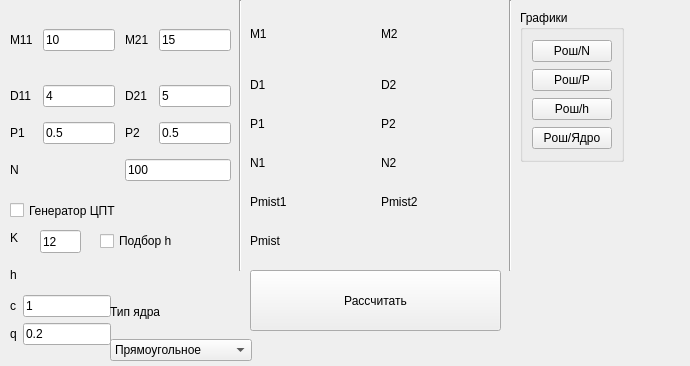
<?xml version="1.0" encoding="UTF-8"?>
<ui version="4.0">
 <class>Form</class>
 <widget class="QWidget" name="Form">
  <property name="geometry">
   <rect>
    <x>0</x>
    <y>0</y>
    <width>690</width>
    <height>366</height>
   </rect>
  </property>
  <property name="windowTitle">
   <string>Form</string>
  </property>
  <widget class="QWidget" name="gridLayoutWidget">
   <property name="geometry">
    <rect>
     <x>10</x>
     <y>10</y>
     <width>221</width>
     <height>171</height>
    </rect>
   </property>
   <layout class="QGridLayout" name="gridLayout">
    <property name="horizontalSpacing">
     <number>10</number>
    </property>
    <property name="verticalSpacing">
     <number>15</number>
    </property>
    <item row="0" column="0" rowspan="2">
     <widget class="QLabel" name="label">
      <property name="text">
       <string>M11</string>
      </property>
     </widget>
    </item>
    <item row="3" column="2">
     <widget class="QLabel" name="label_10">
      <property name="text">
       <string>P2</string>
      </property>
     </widget>
    </item>
    <item row="2" column="2">
     <widget class="QLabel" name="label_6">
      <property name="text">
       <string>D21</string>
      </property>
     </widget>
    </item>
    <item row="2" column="0">
     <widget class="QLabel" name="label_3">
      <property name="text">
       <string>D11</string>
      </property>
     </widget>
    </item>
    <item row="0" column="2" rowspan="2">
     <widget class="QLabel" name="label_4">
      <property name="text">
       <string>M21</string>
      </property>
     </widget>
    </item>
    <item row="4" column="2" colspan="2">
     <widget class="QLineEdit" name="n">
      <property name="text">
       <string>100</string>
      </property>
     </widget>
    </item>
    <item row="2" column="1">
     <widget class="QLineEdit" name="d11">
      <property name="text">
       <string>4</string>
      </property>
     </widget>
    </item>
    <item row="3" column="1">
     <widget class="QLineEdit" name="p1">
      <property name="text">
       <string>0.5</string>
      </property>
     </widget>
    </item>
    <item row="3" column="0">
     <widget class="QLabel" name="label_9">
      <property name="text">
       <string>P1</string>
      </property>
     </widget>
    </item>
    <item row="4" column="0" colspan="2">
     <widget class="QLabel" name="label_11">
      <property name="text">
       <string>N</string>
      </property>
     </widget>
    </item>
    <item row="2" column="3">
     <widget class="QLineEdit" name="d21">
      <property name="text">
       <string>5</string>
      </property>
     </widget>
    </item>
    <item row="3" column="3">
     <widget class="QLineEdit" name="p2">
      <property name="text">
       <string>0.5</string>
      </property>
     </widget>
    </item>
    <item row="0" column="3" rowspan="2">
     <widget class="QLineEdit" name="m21">
      <property name="text">
       <string>15</string>
      </property>
     </widget>
    </item>
    <item row="0" column="1" rowspan="2">
     <widget class="QLineEdit" name="m11">
      <property name="inputMethodHints">
       <set>Qt::ImhNone</set>
      </property>
      <property name="text">
       <string>10</string>
      </property>
      <property name="placeholderText">
       <string/>
      </property>
     </widget>
    </item>
   </layout>
  </widget>
  <widget class="QGroupBox" name="groupBox">
   <property name="geometry">
    <rect>
     <x>520</x>
     <y>10</y>
     <width>104</width>
     <height>152</height>
    </rect>
   </property>
   <property name="title">
    <string>Графики</string>
   </property>
   <layout class="QVBoxLayout" name="verticalLayout">
    <item>
     <widget class="QPushButton" name="graph_pmist_n_btn">
      <property name="text">
       <string>Pош/N</string>
      </property>
     </widget>
    </item>
    <item>
     <widget class="QPushButton" name="graph_pmist_prior_btn">
      <property name="text">
       <string>Pош/P</string>
      </property>
     </widget>
    </item>
    <item>
     <widget class="QPushButton" name="graph_pmist_m_btn">
      <property name="text">
       <string>Pош/h</string>
      </property>
     </widget>
    </item>
    <item>
     <widget class="QPushButton" name="graph_pmist_d_btn">
      <property name="text">
       <string>Pош/Ядро</string>
      </property>
     </widget>
    </item>
   </layout>
  </widget>
  <widget class="QCheckBox" name="isUseCLT">
   <property name="enabled">
    <bool>true</bool>
   </property>
   <property name="geometry">
    <rect>
     <x>10</x>
     <y>200</y>
     <width>141</width>
     <height>21</height>
    </rect>
   </property>
   <property name="text">
    <string>Генератор ЦПТ</string>
   </property>
  </widget>
  <widget class="QWidget" name="gridLayoutWidget_2">
   <property name="geometry">
    <rect>
     <x>250</x>
     <y>10</y>
     <width>251</width>
     <height>243</height>
    </rect>
   </property>
   <layout class="QGridLayout" name="gridLayout_2">
    <property name="horizontalSpacing">
     <number>10</number>
    </property>
    <property name="verticalSpacing">
     <number>15</number>
    </property>
    <item row="3" column="3">
     <widget class="QLabel" name="p2_ev">
      <property name="text">
       <string/>
      </property>
     </widget>
    </item>
    <item row="5" column="0">
     <widget class="QLabel" name="label_37">
      <property name="text">
       <string>Pmist1</string>
      </property>
     </widget>
    </item>
    <item row="5" column="1">
     <widget class="QLabel" name="p_mist1">
      <property name="text">
       <string/>
      </property>
     </widget>
    </item>
    <item row="5" column="3">
     <widget class="QLabel" name="p_mist2">
      <property name="text">
       <string/>
      </property>
     </widget>
    </item>
    <item row="2" column="2">
     <widget class="QLabel" name="label_15">
      <property name="text">
       <string>D2</string>
      </property>
     </widget>
    </item>
    <item row="4" column="2">
     <widget class="QLabel" name="label_35">
      <property name="text">
       <string>N2</string>
      </property>
     </widget>
    </item>
    <item row="3" column="0">
     <widget class="QLabel" name="label_21">
      <property name="text">
       <string>P1</string>
      </property>
     </widget>
    </item>
    <item row="2" column="0">
     <widget class="QLabel" name="label_13">
      <property name="text">
       <string>D1</string>
      </property>
     </widget>
    </item>
    <item row="0" column="2" rowspan="2">
     <widget class="QLabel" name="label_20">
      <property name="text">
       <string>M2</string>
      </property>
     </widget>
    </item>
    <item row="0" column="1" rowspan="2">
     <widget class="QLabel" name="m11_ev">
      <property name="text">
       <string/>
      </property>
     </widget>
    </item>
    <item row="0" column="0" rowspan="2">
     <widget class="QLabel" name="label_16">
      <property name="text">
       <string>M1</string>
      </property>
     </widget>
    </item>
    <item row="0" column="3" rowspan="2">
     <widget class="QLabel" name="m21_ev">
      <property name="text">
       <string/>
      </property>
     </widget>
    </item>
    <item row="5" column="2">
     <widget class="QLabel" name="label_39">
      <property name="text">
       <string>Pmist2</string>
      </property>
     </widget>
    </item>
    <item row="2" column="1">
     <widget class="QLabel" name="d11_ev">
      <property name="text">
       <string/>
      </property>
     </widget>
    </item>
    <item row="2" column="3">
     <widget class="QLabel" name="d21_ev">
      <property name="text">
       <string/>
      </property>
     </widget>
    </item>
    <item row="3" column="1">
     <widget class="QLabel" name="p1_ev">
      <property name="text">
       <string/>
      </property>
     </widget>
    </item>
    <item row="4" column="3">
     <widget class="QLabel" name="n2_res">
      <property name="text">
       <string/>
      </property>
     </widget>
    </item>
    <item row="4" column="0">
     <widget class="QLabel" name="label_22">
      <property name="text">
       <string>N1</string>
      </property>
     </widget>
    </item>
    <item row="6" column="2" colspan="2">
     <widget class="QLabel" name="p_mist">
      <property name="text">
       <string/>
      </property>
     </widget>
    </item>
    <item row="3" column="2">
     <widget class="QLabel" name="label_12">
      <property name="text">
       <string>P2</string>
      </property>
     </widget>
    </item>
    <item row="6" column="0" colspan="2">
     <widget class="QLabel" name="label_41">
      <property name="text">
       <string>Pmist</string>
      </property>
     </widget>
    </item>
    <item row="4" column="1">
     <widget class="QLabel" name="n1_res">
      <property name="text">
       <string/>
      </property>
     </widget>
    </item>
   </layout>
  </widget>
  <widget class="QLabel" name="label_23">
   <property name="geometry">
    <rect>
     <x>10</x>
     <y>230</y>
     <width>21</width>
     <height>16</height>
    </rect>
   </property>
   <property name="text">
    <string>K</string>
   </property>
  </widget>
  <widget class="QPushButton" name="pushButton">
   <property name="geometry">
    <rect>
     <x>250</x>
     <y>270</y>
     <width>251</width>
     <height>61</height>
    </rect>
   </property>
   <property name="text">
    <string>Рассчитать</string>
   </property>
  </widget>
  <widget class="QLineEdit" name="k">
   <property name="enabled">
    <bool>true</bool>
   </property>
   <property name="geometry">
    <rect>
     <x>40</x>
     <y>230</y>
     <width>41</width>
     <height>23</height>
    </rect>
   </property>
   <property name="text">
    <string>12</string>
   </property>
  </widget>
  <widget class="Line" name="line">
   <property name="geometry">
    <rect>
     <x>230</x>
     <y>0</y>
     <width>20</width>
     <height>271</height>
    </rect>
   </property>
   <property name="orientation">
    <enum>Qt::Vertical</enum>
   </property>
  </widget>
  <widget class="Line" name="line_2">
   <property name="geometry">
    <rect>
     <x>500</x>
     <y>0</y>
     <width>20</width>
     <height>271</height>
    </rect>
   </property>
   <property name="orientation">
    <enum>Qt::Vertical</enum>
   </property>
  </widget>
  <widget class="QWidget" name="gridLayoutWidget_3">
   <property name="geometry">
    <rect>
     <x>10</x>
     <y>260</y>
     <width>101</width>
     <height>85</height>
    </rect>
   </property>
   <layout class="QGridLayout" name="gridLayout_3">
    <item row="2" column="0">
     <widget class="QLabel" name="label_5">
      <property name="text">
       <string>q</string>
      </property>
     </widget>
    </item>
    <item row="1" column="0">
     <widget class="QLabel" name="label_7">
      <property name="text">
       <string>c</string>
      </property>
     </widget>
    </item>
    <item row="2" column="1">
     <widget class="QLineEdit" name="q">
      <property name="text">
       <string>0.2</string>
      </property>
     </widget>
    </item>
    <item row="1" column="1">
     <widget class="QLineEdit" name="c">
      <property name="text">
       <string>1</string>
      </property>
     </widget>
    </item>
    <item row="0" column="1">
     <widget class="QLabel" name="h">
      <property name="text">
       <string/>
      </property>
     </widget>
    </item>
    <item row="0" column="0">
     <widget class="QLabel" name="label_14">
      <property name="text">
       <string>h</string>
      </property>
     </widget>
    </item>
   </layout>
  </widget>
  <widget class="QWidget" name="verticalLayoutWidget">
   <property name="geometry">
    <rect>
     <x>110</x>
     <y>290</y>
     <width>142</width>
     <height>71</height>
    </rect>
   </property>
   <layout class="QVBoxLayout" name="verticalLayout_2">
    <item>
     <widget class="QLabel" name="label_8">
      <property name="text">
       <string>Тип ядра</string>
      </property>
     </widget>
    </item>
    <item>
     <widget class="QComboBox" name="core_type">
      <item>
       <property name="text">
        <string>Прямоугольное</string>
       </property>
      </item>
      <item>
       <property name="text">
        <string>Треугольное</string>
       </property>
      </item>
      <item>
       <property name="text">
        <string>Епанечникова</string>
       </property>
      </item>
      <item>
       <property name="text">
        <string>Гаусса</string>
       </property>
      </item>
      <item>
       <property name="text">
        <string>Квадратичное</string>
       </property>
      </item>
     </widget>
    </item>
   </layout>
  </widget>
  <widget class="QCheckBox" name="is_h_opt">
   <property name="geometry">
    <rect>
     <x>100</x>
     <y>230</y>
     <width>97</width>
     <height>22</height>
    </rect>
   </property>
   <property name="text">
    <string>Подбор h</string>
   </property>
  </widget>
 </widget>
 <resources/>
 <connections/>
</ui>
